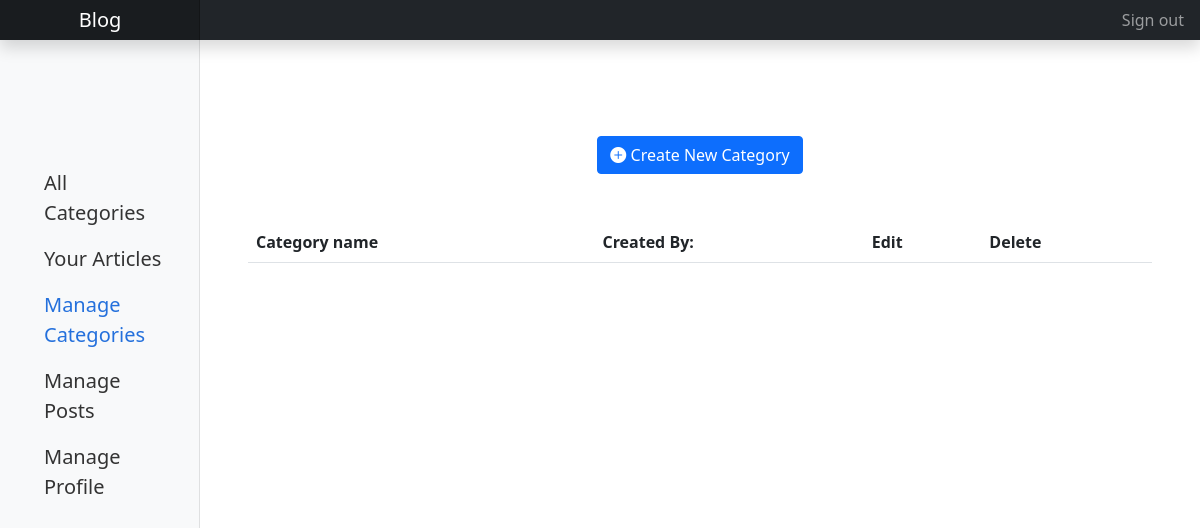
Page /?url=/pages/ManageCategories (signed in) on the earlier database version.
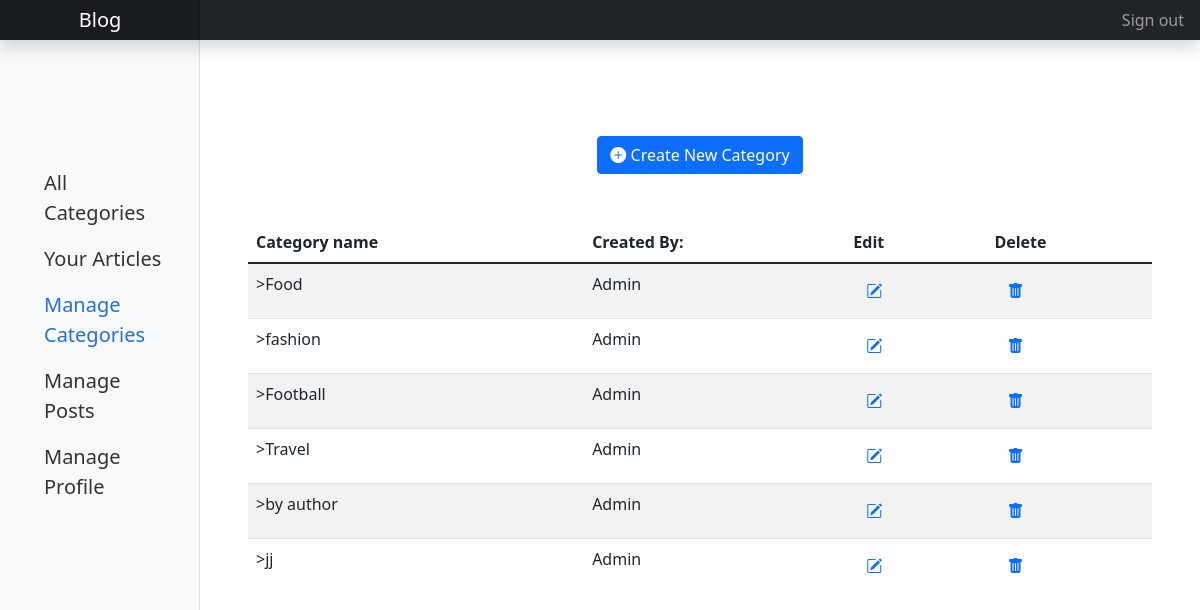
Same page on the later database version.
### tables this page shows
CREATE TABLE `category` (
  `categoryID` int(11) NOT NULL,
  `userID` int(11) NOT NULL,
  `name` varchar(255) NOT NULL
);

CREATE TABLE `users` (
  `userID` int(11) NOT NULL,
  `username` varchar(255) NOT NULL,
  `email` varchar(255) NOT NULL,
  `type` varchar(255) NOT NULL,
  `password` varchar(255) NOT NULL
);

### controllers/Pages.php (called while the page is built, shortened)
<?php
class Pages extends Controller {
    public function ManageCategories() {
        $this->view('ManageCategories');
    }
}

### utility/core.php (called while the page is built, shortened)
<?php
  class Core {
    protected $currentMethod = 'index';
    public function __construct(){
      $url = $this->getUrl();
      if(file_exists('controllers/' . ucwords($url[0]). '.php')){
        unset($url[0]);
      }
      $this->currentController = new $this->currentController;
      if(isset($url[1])){
        if(method_exists($this->currentController, $url[1])){
          $this->currentMethod = $url[1];
          unset($url[1]);
        }
      }
      $this->params = $url ? array_values($url) : [];
      call_user_func_array([$this->currentController, $this->currentMethod], $this->params);
    }
    public function getUrl(){
      if(isset($_GET['url'])){
        $url = rtrim($_GET['url'], '/');
        $url = filter_var($url, FILTER_SANITIZE_URL);
        $url = array_values(array_filter(explode('/', $url), function ($str) {
          return !empty($str);
        }));
        return $url;
      }
    }
  }

### require.php (called while the page is built, shortened)
<?php
require_once './utility/core.php';
require_once('./controllers/get.php');
$init = new Core();

### index.php (called while the page is built)
<?php
    require_once 'require.php';

### controllers/get.php (called while the page is built, shortened)
<?php
function getCategory()
{
    $database = new Database();
    $db = $database->getConnection();
    $sql = "SELECT users.username, category.name, category.categoryID FROM users INNER JOIN category ON users.userID=category.userID";
    $result = $db->query($sql);
    while ($row = $result->fetchAll(PDO::FETCH_ASSOC)) {
        return $row;
    }
}

### views/ManageCategories.php (the view, shortened to what the changed rows need)
<!DOCTYPE html>
<html lang="en">
<head>
    <link rel="stylesheet" href="https://cdn.jsdelivr.net/npm/bootstrap-icons@1.8.1/font/bootstrap-icons.css">
    <link href="http://localhost:8012/blog/css/main.min.css?ts=<?= time() ?>" rel="stylesheet">
</head>
<body>
    <div class="container-fluid">
        <div class="row">
            <main class="col-md-9 ms-sm-auto col-lg-10 px-md-4">
                <section class="my-5">
                    <div class="container my-5">
                        <?php if ($_SESSION['user']['type'] == 'Admin') {
                                ?>
                        <div class="table-wrapper-scroll-y my-custom-scrollbar">
                            <table class="table table-striped">
                                <thead>
                                    <tr>
                                        <th scope="col">Category name</th>
                                        <th scope="col">Created By:</th>
                                        <th scope="col">Edit</th>
                                        <th scope="col">Delete</th>
                                    </tr>
                                </thead>
                                <tbody>
                                    <?php require_once('./controllers/get.php');
                                    $categories = getCategory();
                                    ?>
                                    <?php foreach ($categories as $category) : ?>
                                        <tr>
                                            <td>><?php echo $category['name'] ?></td>
                                            <td><?php echo $category['username'] ?></td>
                                            <td><button type="submit" class="btn btn-link" data-bs-target="#updateModal<?php echo $category['categoryID'] ?>" data-bs-toggle="modal"><i class="bi bi-pencil-square"></i></a></td>
                                            <form id="deleteRow<?php echo $category['categoryID'] ?>" method="POST" onsubmit="return deletecategory(<?php echo $category['categoryID'] ?>);">
                                                <td><button type="submit" name="submit" class="btn btn-link"><i class="bi bi-trash-fill"></i></button></td>
                                            </form>
                                        </tr>
                                    <?php endforeach; ?>
                                </tbody>
                            </table>
                        </div>
                        <?php } ?>
                    </div>
                </section>
            </main>
        </div>
    </div>
</body>
</html>

Differences in the rows shown:
added category: name "Food", userID.username "Admin"
added category: name "fashion", userID.username "Admin"
added category: name "Football", userID.username "Admin"
added category: name "Travel", userID.username "Admin"
added category: name "by author", userID.username "Admin"
added category: name "jj", userID.username "Admin"
